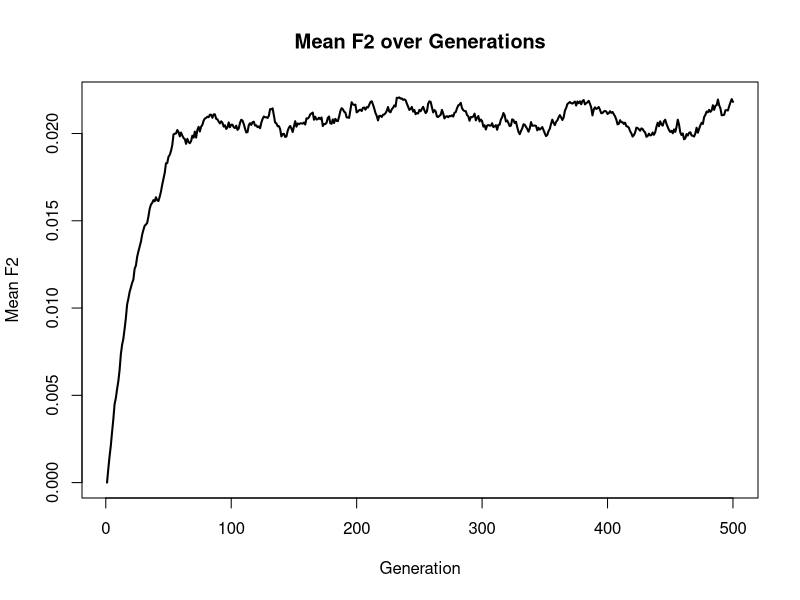
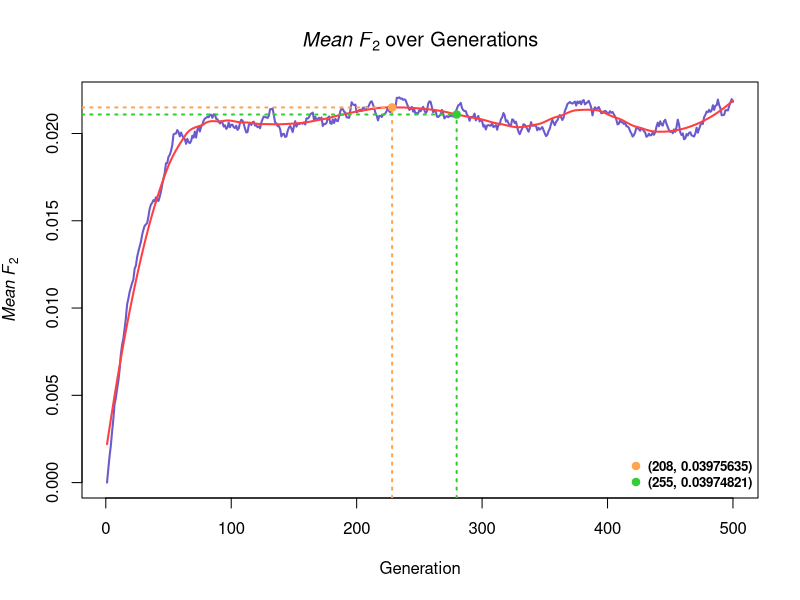

The R source for these figures, in order:
#Algebraic simulations generate the number of reference alleles in populations based on the binomial distribution.
calculate_next_gen_num <- function(current_num, N, a1, b1, m, p3) {
  p0 <- current_num / (2 * N)
  p_after_migration <- p0 * (1 - m) + m * p3
  p_after_mutation <- p_after_migration * (1 - a1 - b1) + b1
  rbinom(1, 2 * N, p_after_mutation)
}

#Store the number of reference alleles for each of the three populations in every generation.

F_simulation_modified <- function(N, K, a1, b1, m_ij, p0, p3, num_generations) {
  n_i <- matrix(nrow = K, ncol = num_generations)
  n_i[, 1] <- rep(2 * N * p0, K)
  n_i[3, ] <- rep(2 * N * p3, num_generations) 
  
  for (t in 1:(num_generations - 1)) {
    for (i in 1:2) {
      n_i[i, t + 1] <- calculate_next_gen_num(n_i[i, t], N, a1, b1, m_ij[i, 3], p3)
    }
  }
  
  p_i <- n_i / (2 * N)
  return(p_i)
}

# Under this combination of parameters, theoretically, an inflection point will occur in F2.
N <- 100  
a1 <- 0.0005  
b1 <- 0.0002  
m_ij <- matrix(0.015, nrow = 3, ncol = 3)
m_ij[1,2] <- m_ij[2,1] <- 0
diag(m_ij) <- 1 - 0.015 
m_ij[3,3] <- 1 - 0.015*2
p0 <- 0.2   
p3 <- 0.1121   
num_generations <- 2000  

repeat_simulation_2 <- function(N, num_simulations, K, a1, b1, m_ij, p0, p3, num_generations) {
  all_freqs <- matrix(0, nrow = num_generations, ncol = num_simulations)
  F2t <- matrix(0, nrow = num_generations, ncol = num_simulations) 
  for (sim in 1:num_simulations) {
    F_matrix <- F_simulation_modified(N, K, a1, b1, m_ij, p0, p3, num_generations)
    all_freqs[, sim] <- F_matrix[1, ] 
    F2t[, sim] <- (all_freqs[, sim] - p0) ^2
  }
  return(list(all_freqs = all_freqs, F2t = F2t))
}

set.seed(123)
num_simulations <- 1000  
num_generations <- 500  

results <- repeat_simulation_2(N, num_simulations, 3, a1, b1, m_ij, p0, p3, num_generations)
all_freqs_matrix <- results$all_freqs
F2t_matrix <- results$F2t

F2_values <- rowMeans(F2t_matrix)
plot(1:num_generations, F2_values, type = 'l', xlab = "Generation", ylab = "Mean F2", lwd = 2,
     main = "Mean F2 over Generations")

# LOESS “Mean F2 Over Generations”
generation_time <- 1:num_generations  
loess_fit_F2 <- loess(F2_values ~ generation_time, span = 0.28)  

pred_time_vals <- seq(min(generation_time), max(generation_time), length.out = 1000)
pred_F2_vals <- predict(loess_fit_F2, newdata = data.frame(generation_time = pred_time_vals))

plot(generation_time, F2_values, type = 'l', xlab = "Generation" , ylab = expression(italic("Mean F")[bold(2)]), lwd =2,
     main = expression(italic("Mean F")[bold(2)] ~ "over Generations"), col = "slateblue")
lines(pred_time_vals, pred_F2_vals, col = "brown1", lwd = 2) 

time_interval <- pred_time_vals >= 200 & pred_time_vals <= 280
preds_interval <- pred_F2_vals[time_interval]
t_vals_interval <- pred_time_vals[time_interval]

max_val <- max(preds_interval)
min_val <- min(preds_interval)
max_time <- t_vals_interval[which.max(preds_interval)]
min_time <- t_vals_interval[which.min(preds_interval)]

max_x <- max_time
max_y <- max_val
points(max_x, max_y, col = "tan1", pch = 20, cex = 1.5)
segments(max_x, par("usr")[3], max_x, max_y, col = "tan1", lty = "dotted" , lwd = 2)
segments(par("usr")[1], max_y, max_x, max_y, col = "tan1", lty = "dotted" , lwd = 2)
min_x <- min_time
min_y <- min_val
points(min_x, min_y, col = "limegreen", pch = 20, cex = 1.5)
segments(min_x, par("usr")[3], min_x, min_y, col = "limegreen", lty = "dotted" , lwd = 2)
segments(par("usr")[1], min_y, min_x, min_y, col = "limegreen", lty = "dotted" , lwd = 2)

legend("bottomright",                          
       legend = c("(208, 0.03975635)", "(255, 0.03974821)"), 
       col = c("tan1", "limegreen"),               
       pch = 20,                            
       pt.cex = 1.5,                          
       cex = 0.8,                         
       bty = "n",                            
       bg = 'white',                   
       box.lwd = 1,                     
       box.col = "grey50",              
       text.col = "black",                
       text.font = 2,                  
       horiz = FALSE)                        

# 打印最高点和最低点坐标
print(paste("Max value point: (", max_time, ", ", max_val, ")", sep = ""))
print(paste("Min value point: (", min_time, ", ", min_val, ")", sep = ""))
